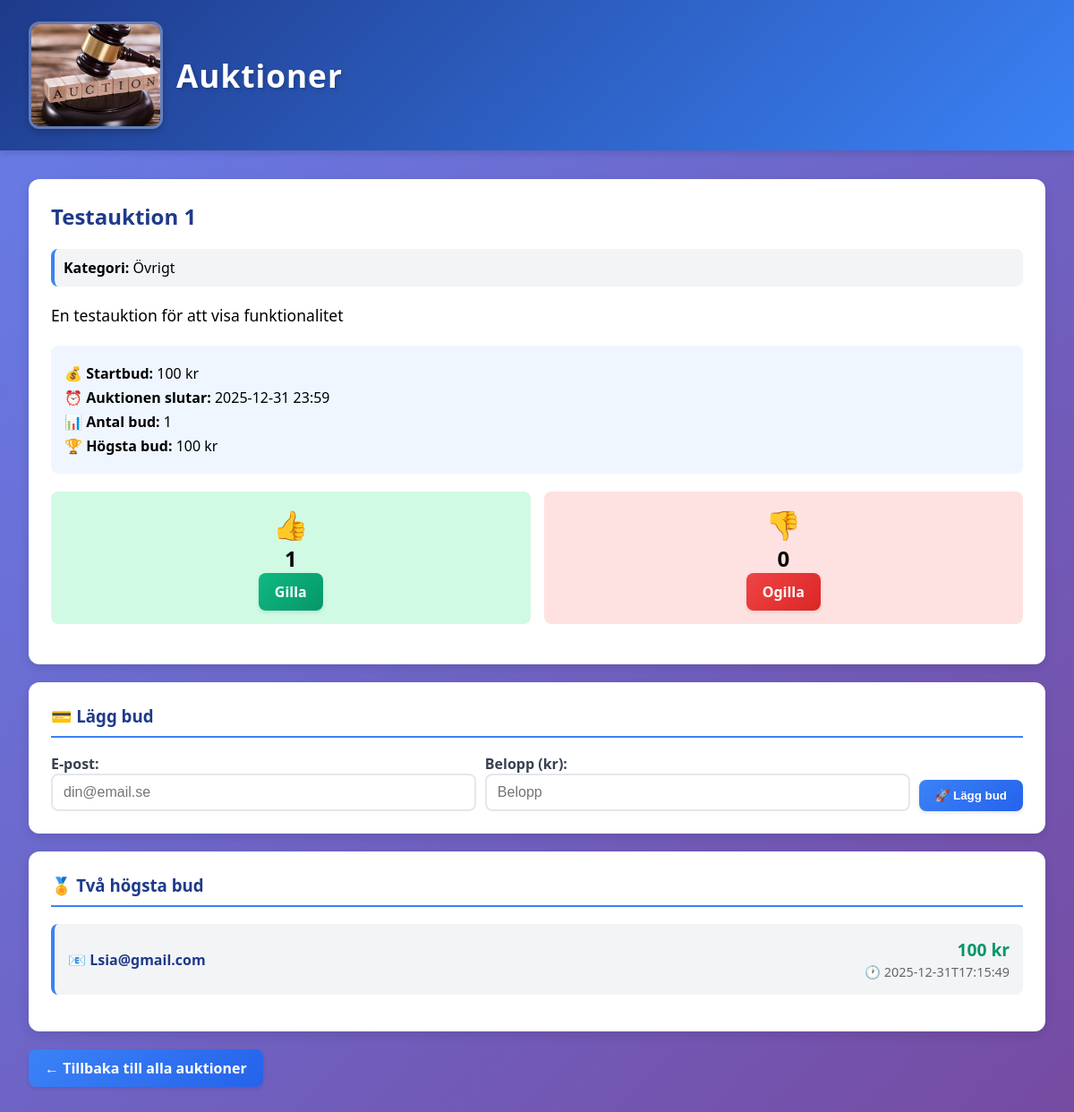
Page /auction/1 on the committed database.
### tables this page shows
CREATE TABLE auctions (
    id INTEGER PRIMARY KEY AUTOINCREMENT,
    title TEXT NOT NULL,
    description TEXT NOT NULL,
    starting_bid REAL NOT NULL,
    end_datetime TEXT NOT NULL,
    category TEXT DEFAULT 'Övrigt',
    likes INTEGER DEFAULT 0,
    dislikes INTEGER DEFAULT 0
);

CREATE TABLE bids (
    id INTEGER PRIMARY KEY AUTOINCREMENT,
    auction_id INTEGER NOT NULL,
    bidder TEXT NOT NULL,
    amount REAL NOT NULL,
    created_at TEXT NOT NULL
);

### myblueprints/auctions/auctions_routes.py (the view)
@auctions_bp.route("/auction/<int:id>")
def detail(id):
    auction = AuctionRepository.get_by_id(id)
    bids = BidRepository.get_top_two(id)
    bid_count = BidRepository.count_for_auction(id)
    highest_bid = BidRepository.get_highest(id)
    return render_template(
        "auction_detail.html",
        auction=auction,
        bids=bids,
        bid_count=bid_count,
        highest_bid=highest_bid
    )

### database.py (called while the page is built)
def get_db():
    if "db" not in g:
        g.db = sqlite3.connect(DATABASE)
        g.db.row_factory = sqlite3.Row
    return g.db

### dbrepositories/auction_repository.py (called while the page is built)
    @staticmethod
    def get_by_id(auction_id):
        return get_db().execute(
            "SELECT * FROM auctions WHERE id = ?",
            (auction_id,)
        ).fetchone()

### dbrepositories/bid_repository.py (called while the page is built)
    @staticmethod
    def get_top_two(auction_id):
        return get_db().execute(
            """
            SELECT * FROM bids
            WHERE auction_id = ?
            ORDER BY amount DESC
            LIMIT 2
            """,
            (auction_id,)
        ).fetchall()

    @staticmethod
    def count_for_auction(auction_id):
        return get_db().execute(
            """
            SELECT COUNT(*) as count
            FROM bids
            WHERE auction_id = ?
            """,
            (auction_id,)
        ).fetchone()["count"]

    @staticmethod
    def get_highest(auction_id):
        return get_db().execute(
            """
            SELECT MAX(amount) as highest
            FROM bids
            WHERE auction_id = ?
            """,
            (auction_id,)
        ).fetchone()["highest"]

### templates/auction_detail.html
{% extends "base.html" %}
{% block content %}
<div class="detail-section">
    <h2 style="color: #1e3a8a; margin-top: 0;">{{ auction.title }}</h2>
    <p style="background: #f3f4f6; padding: 10px; border-radius: 8px; border-left: 4px solid #3b82f6;">
        <strong>Kategori:</strong> {{ auction.category or 'Övrigt' }}
    </p>
    <p style="font-size: 1.1rem; line-height: 1.6;">{{ auction.description }}</p>
    <div style="background: #eff6ff; padding: 15px; border-radius: 8px; margin: 20px 0;">
        <p style="margin: 5px 0;"><strong>💰 Startbud:</strong> {{ auction.starting_bid|int }} kr</p>
        <p style="margin: 5px 0;"><strong>⏰ Auktionen slutar:</strong> {{ auction.end_datetime }}</p>
        <p style="margin: 5px 0;"><strong>📊 Antal bud:</strong> {{ bid_count }}</p>
        <p style="margin: 5px 0;"><strong>🏆 Högsta bud:</strong>
        {% if highest_bid %}
            {{ highest_bid|int }} kr
        {% else %}
            Inga bud ännu
        {% endif %}
        </p>
    </div>
    <div style="display: flex; gap: 15px; margin: 20px 0;">
        <div style="flex: 1; text-align: center; background: #d1fae5; padding: 15px; border-radius: 8px;">
            <div style="font-size: 2rem;">👍</div>
            <div style="font-size: 1.5rem; font-weight: bold;">{{ auction.likes }}</div>
            <a class="btn btn-success" href="/auction/{{ auction.id }}/like">Gilla</a>
        </div>
        <div style="flex: 1; text-align: center; background: #fee2e2; padding: 15px; border-radius: 8px;">
            <div style="font-size: 2rem;">👎</div>
            <div style="font-size: 1.5rem; font-weight: bold;">{{ auction.dislikes }}</div>
            <a class="btn btn-danger" href="/auction/{{ auction.id }}/dislike">Ogilla</a>
        </div>
    </div>
</div>
<div class="detail-section">
    <h3>💳 Lägg bud</h3>
    <form method="post" action="/auction/{{ auction.id }}/bid" style="display: flex; gap: 10px; flex-wrap: wrap; align-items: flex-end;">
        <div style="flex: 1; min-width: 200px;">
            <label for="bidder">E-post:</label><br>
            <input name="bidder" id="bidder" type="email" placeholder="din@email.se" required style="width: 100%;">
        </div>
        <div style="flex: 1; min-width: 150px;">
            <label for="amount">Belopp (kr):</label><br>
            <input name="amount" id="amount" type="number" step="1" min="1" placeholder="Belopp" required style="width: 100%;">
        </div>
        <button type="submit">🚀 Lägg bud</button>
    </form>
</div>
<div class="detail-section">
    <h3>🏅 Två högsta bud</h3>
    {% if bids %}
    <ul class="bid-list">
    {% for bid in bids %}
        <li>
            <div style="display: flex; justify-content: space-between; align-items: center;">
                <div>
                    <strong style="color: #1e3a8a;">📧 {{ bid.bidder }}</strong>
                </div>
                <div style="text-align: right;">
                    <strong style="color: #059669; font-size: 1.2rem;">{{ bid.amount|int }} kr</strong><br>
                    <span style="color: #666; font-size: 0.9rem;">🕐 {{ bid.created_at[:19] }}</span>
                </div>
            </div>
        </li>
    {% endfor %}
    </ul>
    {% else %}
    <p style="text-align: center; padding: 20px; background: #fef3c7; border-radius: 8px;">
        💡 Inga bud ännu. Var först med att lägga ett bud!
    </p>
    {% endif %}
</div>
<a href="/" class="btn">← Tillbaka till alla auktioner</a>
{% endblock %}

### static/style.css (style rules this page uses)
* { box-sizing: border-box; }
body { font-family: 'Segoe UI', Tahoma, Geneva, Verdana, sans-serif; background: linear-gradient(135deg, #667eea 0%, #764ba2 100%); background-attachment: fixed; margin: 0; padding: 0; min-height: 100vh; }
button, .btn { background: linear-gradient(135deg, #3b82f6 0%, #2563eb 100%); color: white; border: none; padding: 10px 18px; border-radius: 8px; cursor: pointer; font-weight: 600; transition: all 0.3s ease; box-shadow: 0 2px 4px rgba(0, 0, 0, 0.1); text-decoration: none; display: inline-block; }
.btn-danger { background: linear-gradient(135deg, #ef4444 0%, #dc2626 100%); }
.btn-success { background: linear-gradient(135deg, #10b981 0%, #059669 100%); }
input, textarea, select { padding: 10px 12px; margin-right: 5px; border: 2px solid #e5e7eb; border-radius: 8px; font-size: 1rem; transition: all 0.3s ease; }
.detail-section { background: white; padding: 25px; border-radius: 12px; margin-bottom: 20px; box-shadow: 0 4px 12px rgba(0, 0, 0, 0.1); }
.detail-section h3 { color: #1e3a8a; border-bottom: 2px solid #3b82f6; padding-bottom: 10px; margin-top: 0; }
.bid-list { list-style: none; padding: 0; }
.bid-list li { background: #f3f4f6; padding: 15px; margin-bottom: 10px; border-radius: 8px; border-left: 4px solid #3b82f6; }
form { margin: 0; }
label { font-weight: 600; color: #374151; margin-right: 10px; }

### rows in the picture
auctions: title "Testauktion 1", category "Övrigt", description "En testauktion för att visa funktionalitet", starting_bid "100", end_datetime "2025-12-31 23:59", likes "1", dislikes "0"
bids: bidder "Lsia@gmail.com", amount "100", created_at "2025-12-31T17:15:49"

### other values in the picture
{{ bid_count }} "1"
{{ highest_bid|int }} "100"
